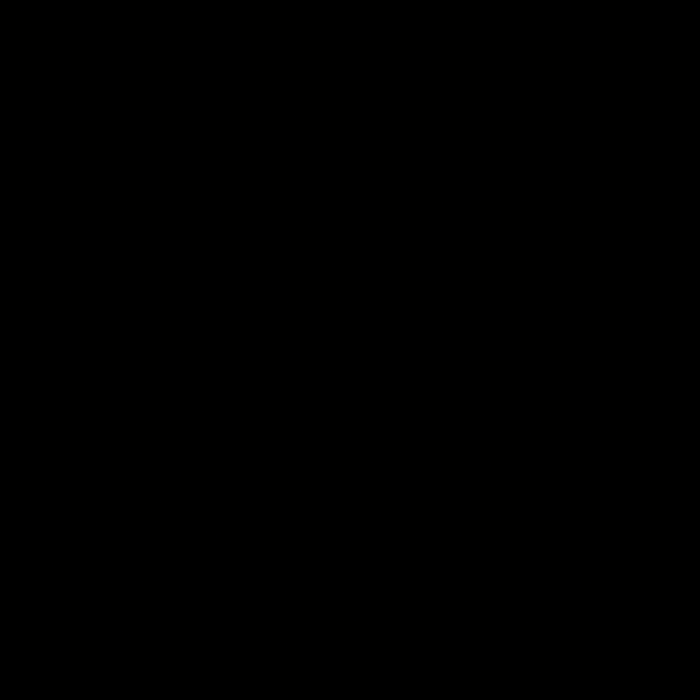
Frame 1 (no input)
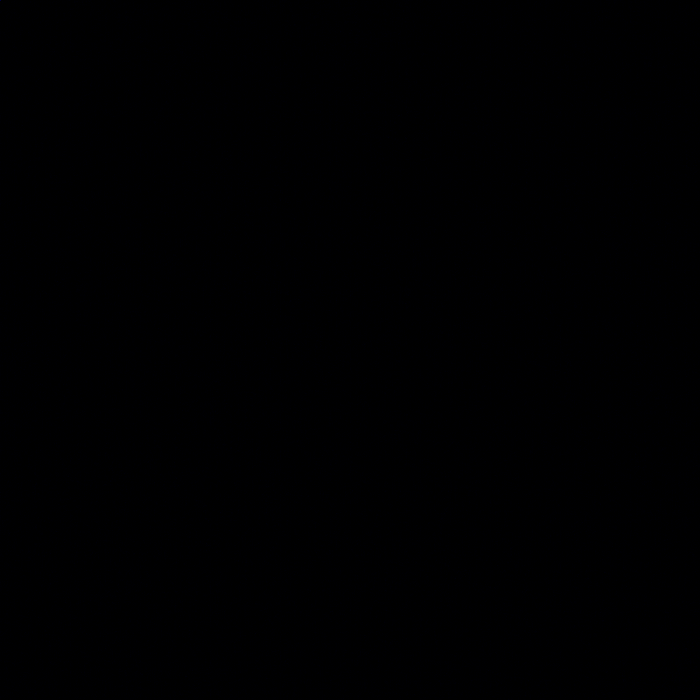
Frame 60 (the mouse pressed at the canvas centre just before this capture)
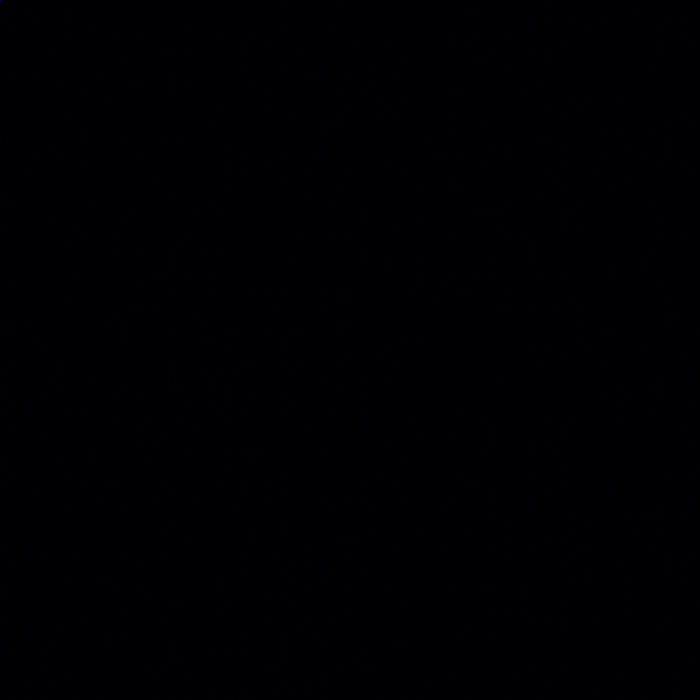
Frame 120 (the mouse held since frame 60 and released just before this capture)

The Processing sketch that drew these frames (run headless with seeded random() and noise(); from frame 60 on, the mouse is pressed at the canvas centre):

// Processing sketch: sketch_nombresPremiers2
// ── sketch_nombresPremiers2.pde
int[] nbPremiers = {2,3,5,7,11,13,17,19,23,29,31,37,41,43,47,53,59,61,67,71,73,79,83,89,97,101,103,107,109,
113,127,131,137,139,149,151,157,163,167,173,179,181,191,193,197,199,211,223,227,229,
233,239,241,251,257,263,269,271,277,281,283,293,307,311,313,317,331,337,347,349,353,
359,367,373,379,383,389,397,401,409,419,421,431,433,439,443,449,457,461,463,467,479,
487,491,499,503,509,521,523,541,547,557,563,569,571,577,587,593,599,601,607,613,617,
619,631,641,643,647,653,659,661,673,677,683,691};
int[] couleursPixels = new int[700*700];
int vitesse=7;

void setup(){
  background(0);
  size(700,700);
}

void draw(){
  frameRate(vitesse);
  for(int y=0 ; y<height ; y++){
    for(int x=0 ; x<width ; x++){
      int n=y*width+x;
      int id=(int)Math.ceil(random(nbPremiers.length))-1;
      if(id==-1)id=0;
      int nbPremier=nbPremiers[id];
      //color noir=color(0,0,0);
      if(n%nbPremier==0){
        couleursPixels[y*width+x]+=1;
        set(x,y,couleursPixels[y*width+x]);
       }
      //else{
      //  set(x,y,noir);
      //}
      
      ////if(n%7==0) vert+=50;
      //if(n%11==0 && n%13==0) vert+=100;
      ////if(n%13==0) bleu+=50;
      //color currentCouleur=color(rouge,vert,bleu);
      //set(x,y,currentCouleur);
    }
  }
}
